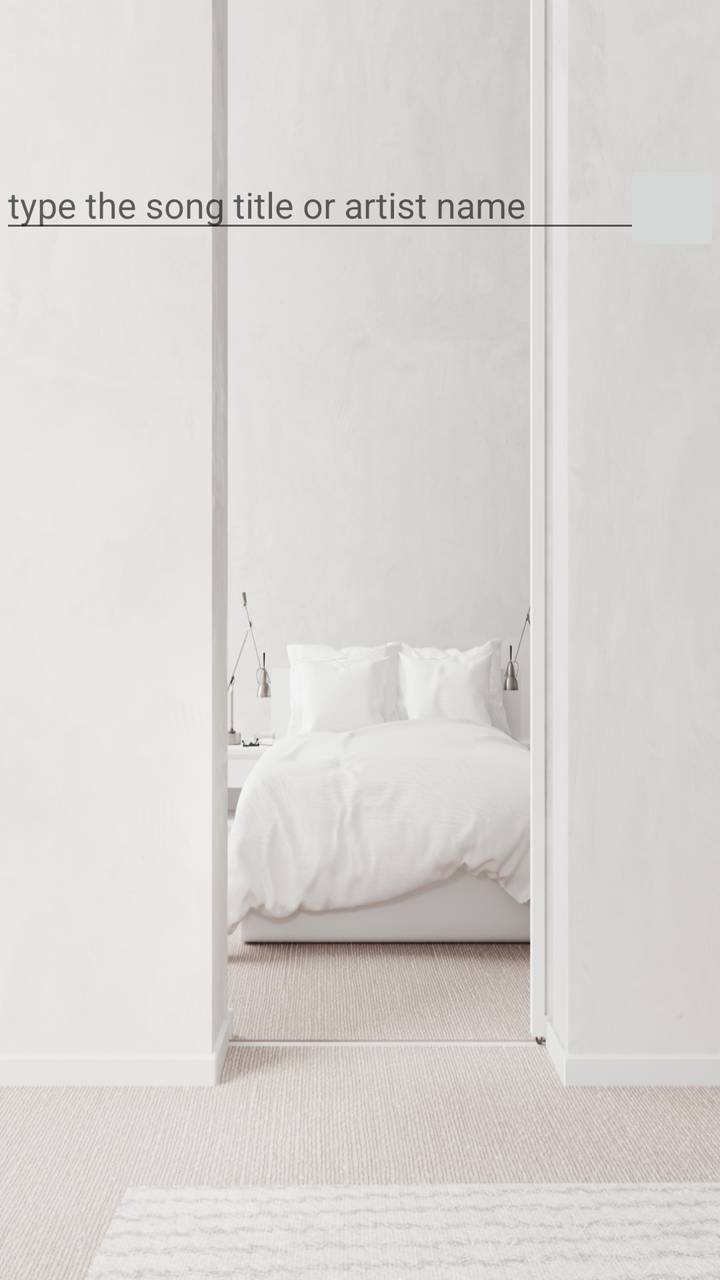
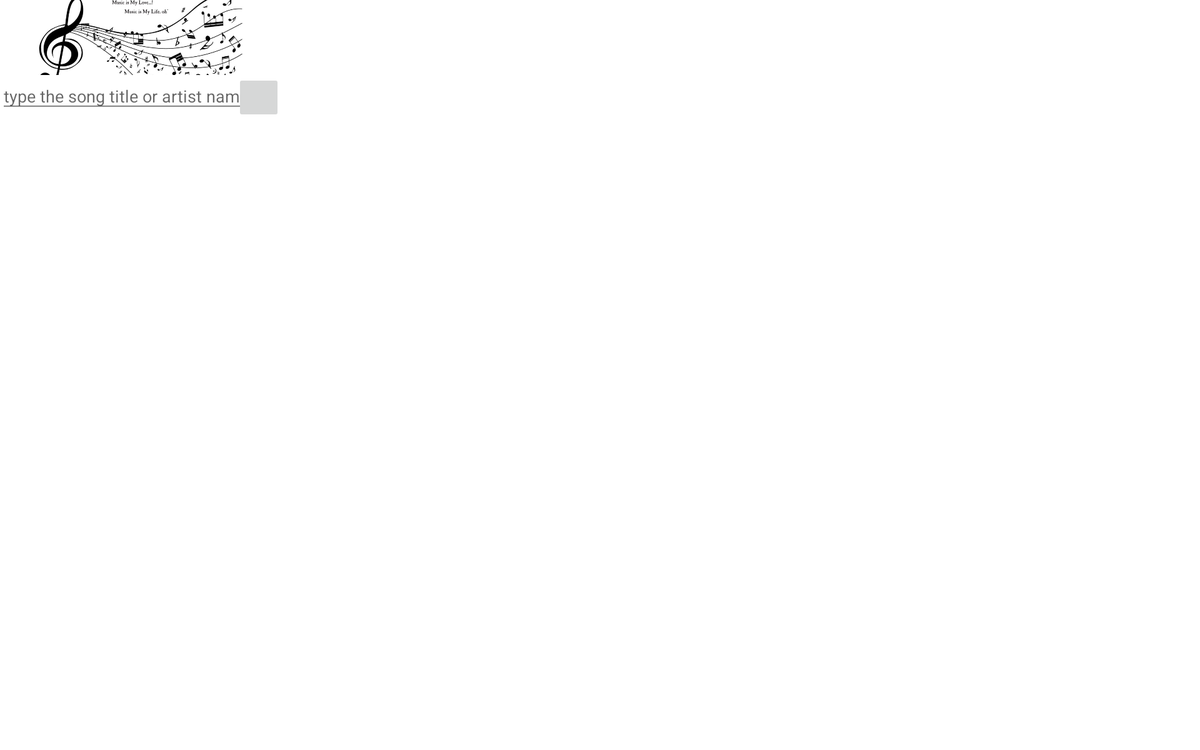

Compare how this app lays out the same screen by default and in its alternative resource folder. The renders come first, then the two layout files and the values they reference.
<!-- AndroidManifest.xml: application theme Theme.Project01 -->
<!-- res/layout/activity_songstar.xml -->
<?xml version="1.0" encoding="utf-8"?>
<LinearLayout
    xmlns:android="http://schemas.android.com/apk/res/android"
    xmlns:app="http://schemas.android.com/apk/res-auto"
    xmlns:tools="http://schemas.android.com/tools"
    android:layout_width="match_parent"
    android:layout_height="match_parent"
    android:orientation="vertical"
    android:background="@drawable/songroom"
    tools:context=".SongActivity">

    <LinearLayout
        android:layout_width="match_parent"
        android:layout_height="match_parent"
        android:orientation="vertical"
        tools:context=".listvity">

        <ImageView
            android:id="@+id/imageViewSong"
            android:layout_width="match_parent"
            android:layout_height="80dp" />
           


        <RelativeLayout
            android:layout_width="match_parent"
            android:layout_height="wrap_content"
            android:orientation="horizontal"
            tools:context=".listing">

            <EditText
                android:id="@+id/editTextSearch"
                android:layout_width="365dp"
                android:layout_height="wrap_content"
                android:ems="10"
                android:hint="type the song title or artist name "
                android:inputType="textPersonName"
                android:keyboardNavigationCluster="false"
                 />

            <ImageButton
                android:id="@+id/song_searchButton"
                android:layout_alignParentRight="true"
                android:layout_width="48dp"
                android:layout_height="48dp"
                android:src="@drawable/songsearch" />

        </RelativeLayout>

        <ProgressBar
        android:id="@+id/progressBarSong"
        style="?android:attr/progressBarStyleHorizontal"
        android:layout_width="match_parent"
        android:visibility="invisible"
        android:scaleY="6"
        android:layout_height="20dp" />

        <ListView
            android:id="@+id/listViewSong"
            android:layout_width="match_parent"
            android:layout_height="648dp"
            />

    </LinearLayout>



</LinearLayout>
<!-- resources referenced by this layout -->
<resources>
  <!-- drawable songroom: png bitmap (drawable, 973485 bytes) -->
  <style name="Theme.Project01" parent="Theme.MaterialComponents.DayNight.NoActionBar">
          
          <item name="colorPrimary">@color/purple_500</item>
          <item name="colorPrimaryVariant">@color/purple_700</item>
          <item name="colorOnPrimary">@color/white</item>
          
          <item name="colorSecondary">@color/teal_200</item>
          <item name="colorSecondaryVariant">@color/teal_700</item>
          <item name="colorOnSecondary">@color/black</item>
          
          <item name="android:statusBarColor" tools:targetApi="l">?attr/colorPrimaryVariant</item>
          
          <item name="windowActionBar">false</item>
          <item name="android:windowNoTitle">true</item>
      </style>
  <color name="purple_500">#FF6200EE</color>
  <color name="purple_700">#FF3700B3</color>
  <color name="white">#FFFFFFFF</color>
  <color name="teal_200">#FF03DAC5</color>
  <color name="teal_700">#FF018786</color>
  <color name="black">#FF000000</color>
</resources>
<!-- res/layout-sw720dp/activity_songstar.xml (the repository's variant of the layout above) -->
<!-- drawn on a large tablet held sideways -->
<?xml version="1.0" encoding="utf-8"?>
    <LinearLayout
    xmlns:android="http://schemas.android.com/apk/res/android"
    xmlns:app="http://schemas.android.com/apk/res-auto"
    xmlns:tools="http://schemas.android.com/tools"
    android:layout_width="match_parent"
    android:layout_height="match_parent"
    android:orientation="vertical"
    tools:context=".SongActivity">

        <RelativeLayout
            android:layout_width="300dp"
            android:layout_height="match_parent"

            android:orientation="vertical">


            <LinearLayout
                android:id="@+id/leftside"
                android:layout_width="match_parent"
                android:layout_height="match_parent"
                android:orientation="vertical"
                tools:context=".listvity">

                <ImageView
                    android:id="@+id/imageViewSong"
                    android:layout_width="match_parent"
                    android:layout_height="80dp"
                    android:src="@drawable/headv2"
                    />

                <RelativeLayout
                    android:layout_width="match_parent"
                    android:layout_height="wrap_content"
                    android:orientation="horizontal"
                    tools:context=".listing">

                    <EditText
                        android:id="@+id/editTextSearch"
                        android:layout_width="365dp"
                        android:layout_height="wrap_content"
                        android:ems="10"
                        android:hint="type the song title or artist name "
                        android:inputType="textPersonName"
                        android:keyboardNavigationCluster="false"
                         />

                    <ImageButton
                        android:id="@+id/song_searchButton"
                        android:layout_alignParentRight="true"
                        android:layout_width="48dp"
                        android:layout_height="48dp"
                        android:src="@drawable/songsearch" />

                </RelativeLayout>

                <ProgressBar
                android:id="@+id/progressBarSong"
                style="?android:attr/progressBarStyleHorizontal"
                android:layout_width="match_parent"
                android:visibility="invisible"
                android:layout_height="20dp" />

                <ListView
                    android:id="@+id/listViewSong"
                    android:layout_width="match_parent"
                    android:layout_height="648dp"
                    />

            </LinearLayout>



            
            <FrameLayout
            android:id="@+id/fragmentLocation_song"
            android:layout_width="match_parent"
            android:layout_height="match_parent"
            android:background="@color/white"
            android:layout_toRightOf="@id/leftside"/>
        </RelativeLayout>

    </LinearLayout>
<!-- resources referenced by the variant -->
<!-- as a large tablet held sideways resolves them -->
<resources>
  <color name="white">#FFFFFFFF</color>
  <!-- drawable headv2: png bitmap (drawable, 188687 bytes) -->
  <style name="Theme.Project01" parent="Theme.MaterialComponents.DayNight.NoActionBar">
          
          <item name="colorPrimary">@color/purple_500</item>
          <item name="colorPrimaryVariant">@color/purple_700</item>
          <item name="colorOnPrimary">@color/white</item>
          
          <item name="colorSecondary">@color/teal_200</item>
          <item name="colorSecondaryVariant">@color/teal_700</item>
          <item name="colorOnSecondary">@color/black</item>
          
          <item name="android:statusBarColor" tools:targetApi="l">?attr/colorPrimaryVariant</item>
          
          <item name="windowActionBar">false</item>
          <item name="android:windowNoTitle">true</item>
      </style>
  <color name="purple_500">#FF6200EE</color>
  <color name="purple_700">#FF3700B3</color>
  <color name="teal_200">#FF03DAC5</color>
  <color name="teal_700">#FF018786</color>
  <color name="black">#FF000000</color>
</resources>
